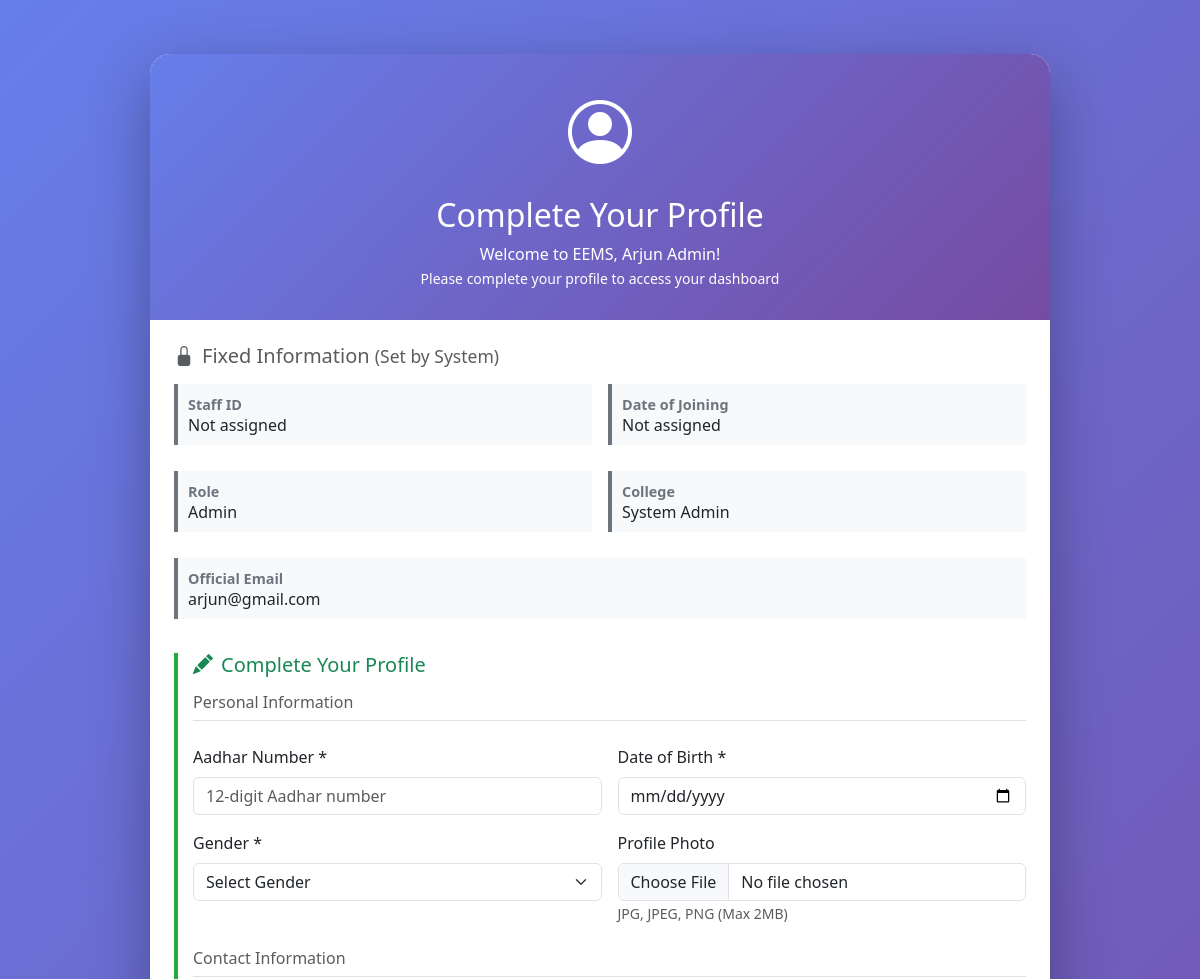
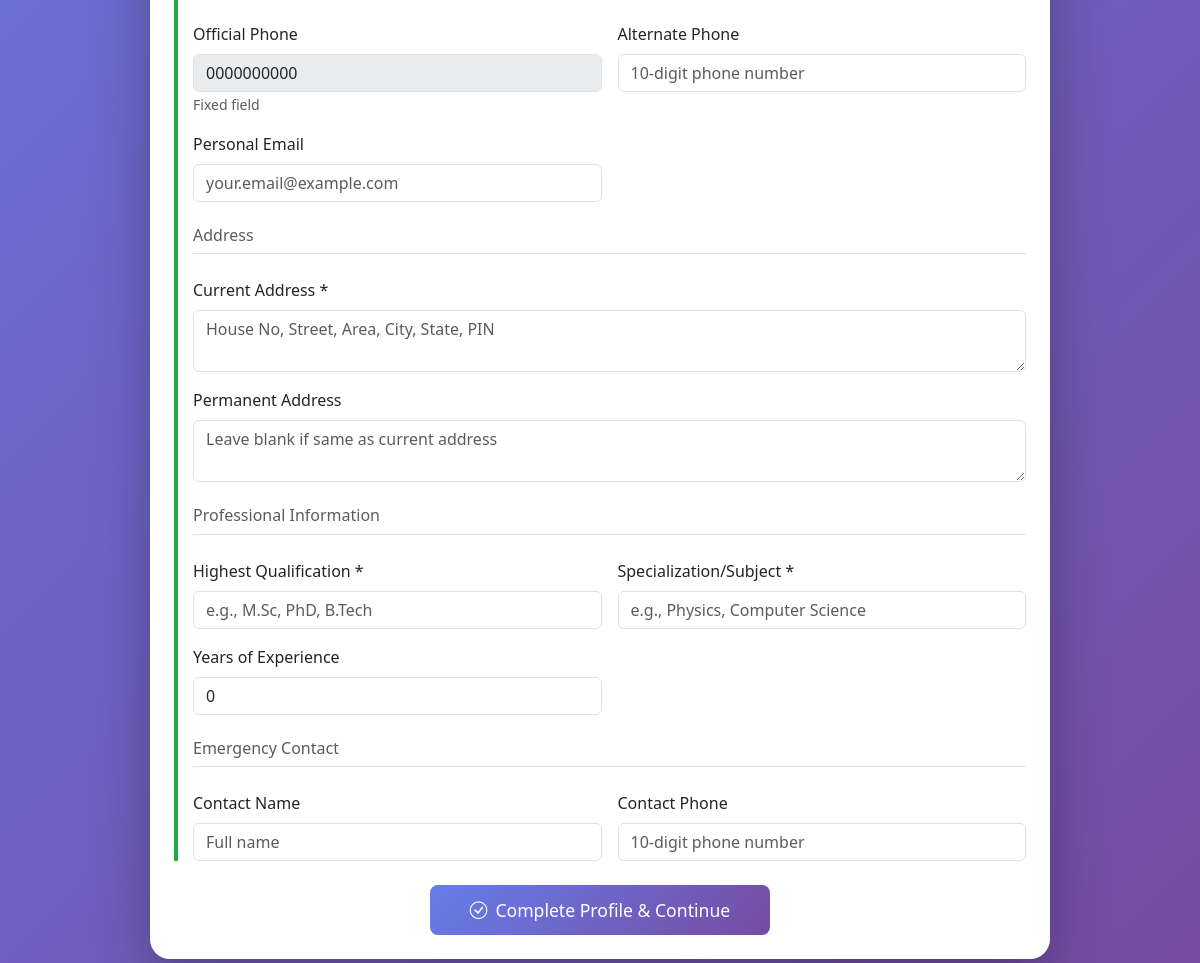
The page /my_profile.php (signed in) on the database its author committed (2 pictures, top to bottom).
### tables this page shows
CREATE TABLE `users` (
  `id` int(11) NOT NULL AUTO_INCREMENT,
  `name` varchar(255) NOT NULL,
  `gender` enum('male','female','other') DEFAULT NULL,
  `date_of_birth` date DEFAULT NULL,
  `post` enum('admin','principal','vice_principal','hod','teacher','faculty') NOT NULL,
  `designation` varchar(255) DEFAULT NULL,
  `college_name` varchar(255) NOT NULL,
  `college_id` int(11) DEFAULT NULL,
  `department_id` int(11) DEFAULT NULL,
  `department` varchar(100) DEFAULT NULL,
  `qualification` varchar(255) DEFAULT NULL,
  `experience` int(11) DEFAULT 0,
  `phone` varchar(20) NOT NULL,
  `employee_id` varchar(50) DEFAULT NULL,
  `email` varchar(255) NOT NULL,
  `profile_photo` varchar(500) DEFAULT NULL,
  `password` varchar(255) DEFAULT NULL,
  `status` enum('pending','verified','rejected') NOT NULL DEFAULT 'pending',
  `is_active` tinyint(1) DEFAULT 1,
  `created_at` timestamp NOT NULL DEFAULT current_timestamp(),
  `last_login` timestamp NULL DEFAULT NULL,
  `expertise_area` text DEFAULT NULL COMMENT 'JSON array',
  `latitude` decimal(10,8) DEFAULT NULL,
  `longitude` decimal(11,8) DEFAULT NULL,
  `last_profile_update` timestamp NULL DEFAULT NULL,
  `profile_completion` int(11) DEFAULT 0 COMMENT 'Percentage',
  `avg_rating` decimal(3,2) DEFAULT NULL,
  `rating_count` int(11) DEFAULT 0,
  `onboarding_completed_at` timestamp NULL DEFAULT NULL,
  `onboarding_step` int(11) DEFAULT 0,
  `profile_data` text DEFAULT NULL COMMENT 'JSON data for teacher profile',
  `address` text DEFAULT NULL COMMENT 'User residential address',
  `profile_completed` tinyint(1) DEFAULT 0 COMMENT 'Whether teacher completed onboarding',
  `raw_password` varchar(255) DEFAULT 'Welcome@123' COMMENT 'Plain text password for admin reference',
  `verified_by` int(11) DEFAULT NULL COMMENT 'User ID who verified this account',
  `staff_id` varchar(50) DEFAULT NULL COMMENT 'Unique staff ID (fixed)',
  `date_of_joining` date DEFAULT NULL COMMENT 'Joining date (fixed)',
  `personal_email` varchar(255) DEFAULT NULL COMMENT 'Personal email (editable)',
  `alternate_phone` varchar(20) DEFAULT NULL COMMENT 'Alternate phone (editable)',
  `current_address` text DEFAULT NULL COMMENT 'Current address (editable)',
  `permanent_address` text DEFAULT NULL COMMENT 'Permanent address (editable)',
  `aadhar_number` varchar(12) DEFAULT NULL COMMENT 'Aadhar number',
  `specialization` varchar(255) DEFAULT NULL COMMENT 'Specialization/Subject',
  `experience_years` int(11) DEFAULT 0 COMMENT 'Years of experience',
  `emergency_contact_name` varchar(255) DEFAULT NULL COMMENT 'Emergency contact name',
  `emergency_contact_phone` varchar(20) DEFAULT NULL COMMENT 'Emergency contact phone',
  PRIMARY KEY (`id`),
  UNIQUE KEY `email` (`email`),
  KEY `idx_college_id` (`college_id`),
  KEY `idx_verified_by` (`verified_by`),
  KEY `idx_staff_id` (`staff_id`),
  KEY `idx_users_college` (`college_id`),
  KEY `idx_users_dept` (`department_id`),
  KEY `idx_users_role` (`post`),
  CONSTRAINT `fk_user_college` FOREIGN KEY (`college_id`) REFERENCES `colleges` (`id`) ON DELETE SET NULL,
  CONSTRAINT `fk_users_college` FOREIGN KEY (`college_id`) REFERENCES `colleges` (`id`) ON DELETE SET NULL,
  CONSTRAINT `fk_users_dept` FOREIGN KEY (`department_id`) REFERENCES `departments` (`id`) ON DELETE SET NULL
);

### my_profile.php (the view, shortened to what this page needs)
<?php
require_once __DIR__ . '/config/db.php';
$currentUserId = $_SESSION['user_id'];
$userStmt = $pdo->prepare("
    SELECT
        name, email, phone, post, college_name, college_id,
        staff_id, date_of_joining,
        profile_completed, verified_by,
        personal_email, alternate_phone, current_address, permanent_address,
        aadhar_number, date_of_birth, gender,
        qualification, specialization, experience_years,
        emergency_contact_name, emergency_contact_phone,
        profile_photo
    FROM users
    WHERE id = ?
");
$userStmt->execute([$currentUserId]);
$user = $userStmt->fetch(PDO::FETCH_ASSOC);
$verifierName = 'System';
?>
<!DOCTYPE html>
<html lang="en">
<head>
    <link href="https://cdn.jsdelivr.net/npm/bootstrap@5.3.0/dist/css/bootstrap.min.css" rel="stylesheet">
    <link href="https://cdn.jsdelivr.net/npm/bootstrap-icons@1.11.1/font/bootstrap-icons.css" rel="stylesheet">
</head>
<body>
    <div class="container py-4">
        <div class="profile-card">
            <div class="profile-header text-center">
                <i class="bi bi-person-circle" style="font-size: 4rem;"></i>
                <h2 class="mt-3">Complete Your Profile</h2>
                <p class="mb-0">Welcome to EEMS, <?= htmlspecialchars($user['name']) ?>!</p>
                <small>Please complete your profile to access your dashboard</small>
            </div>
            <div class="p-4">
                <div class="mb-4">
                    <h5 class="text-muted mb-3">
                        <i class="bi bi-lock-fill me-2"></i>Fixed Information
                        <small class="text-muted">(Set by <?= htmlspecialchars($verifierName) ?>)</small>
                    </h5>
                    <div class="row g-3">
                        <div class="col-md-6">
                            <div class="fixed-field">
                                <div class="fixed-field-label">Staff ID</div>
                                <div class="h6 mb-0"><?= htmlspecialchars($user['staff_id'] ?? 'Not assigned') ?></div>
                            </div>
                        </div>
                        <div class="col-md-6">
                            <div class="fixed-field">
                                <div class="fixed-field-label">Date of Joining</div>
                                <div class="h6 mb-0"><?= $user['date_of_joining'] ? date('d M, Y', strtotime($user['date_of_joining'])) : 'Not assigned' ?></div>
                            </div>
                        </div>
                        <div class="col-md-6">
                            <div class="fixed-field">
                                <div class="fixed-field-label">Role</div>
                                <div class="h6 mb-0"><?= htmlspecialchars(ucwords(str_replace('_', ' ', $user['post']))) ?></div>
                            </div>
                        </div>
                        <div class="col-md-6">
                            <div class="fixed-field">
                                <div class="fixed-field-label">College</div>
                                <div class="h6 mb-0"><?= htmlspecialchars($user['college_name']) ?></div>
                            </div>
                        </div>
                        <div class="col-12">
                            <div class="fixed-field">
                                <div class="fixed-field-label">Official Email</div>
                                <div class="h6 mb-0"><?= htmlspecialchars($user['email']) ?></div>
                            </div>
                        </div>
                    </div>
                </div>
                <form method="POST" enctype="multipart/form-data">
                    <div class="editable-section">
                        <h5 class="text-success mb-3">
                            <i class="bi bi-pencil-fill me-2"></i>Complete Your Profile
                        </h5>
                        <div class="row g-3">
                            <div class="col-12">
                                <h6 class="text-muted border-bottom pb-2">Personal Information</h6>
                            </div>
                            <div class="col-md-6">
                                <label class="form-label">Aadhar Number *</label>
                                <input type="text" class="form-control" name="aadhar_number"
                                       pattern="\d{12}" maxlength="12" required
                                       value="<?= htmlspecialchars($user['aadhar_number'] ?? '') ?>"
                                       placeholder="12-digit Aadhar number">
                            </div>
                            <div class="col-md-6">
                                <label class="form-label">Date of Birth *</label>
                                <input type="date" class="form-control" name="date_of_birth" required
                                       value="<?= htmlspecialchars($user['date_of_birth'] ?? '') ?>"
                                       max="<?= date('Y-m-d', strtotime('-18 years')) ?>">
                            </div>
                            <div class="col-md-6">
                                <label class="form-label">Gender *</label>
                                <select class="form-select" name="gender" required>
                                    <option value="">Select Gender</option>
                                </select>
                            </div>
                            <div class="col-md-6">
                                <label class="form-label">Profile Photo</label>
                                <input type="file" class="form-control" name="profile_photo" accept="image/jpeg,image/jpg,image/png">
                                <small class="text-muted">JPG, JPEG, PNG (Max 2MB)</small>
                            </div>
                            <div class="col-12 mt-4">
                                <h6 class="text-muted border-bottom pb-2">Contact Information</h6>
                            </div>
                            <div class="col-md-6">
                                <label class="form-label">Official Phone</label>
                                <input type="text" class="form-control" value="<?= htmlspecialchars($user['phone'] ?? '') ?>" readonly disabled>
                                <small class="text-muted">Fixed field</small>
                            </div>
                            <div class="col-md-6">
                                <label class="form-label">Alternate Phone</label>
                                <input type="text" class="form-control" name="alternate_phone"
                                       pattern="\d{10}" maxlength="10"
                                       value="<?= htmlspecialchars($user['alternate_phone'] ?? '') ?>"
                                       placeholder="10-digit phone number">
                            </div>
                            <div class="col-md-6">
                                <label class="form-label">Personal Email</label>
                                <input type="email" class="form-control" name="personal_email"
                                       value="<?= htmlspecialchars($user['personal_email'] ?? '') ?>"
                                       placeholder="your.email@example.com">
                            </div>
                            <div class="col-12 mt-4">
                                <h6 class="text-muted border-bottom pb-2">Address</h6>
                            </div>
                            <div class="col-12">
                                <label class="form-label">Current Address *</label>
                                <textarea class="form-control" name="current_address" rows="2" required
                                          placeholder="House No, Street, Area, City, State, PIN"><?= htmlspecialchars($user['current_address'] ?? '') ?></textarea>
                            </div>
                            <div class="col-12">
                                <label class="form-label">Permanent Address</label>
                                <textarea class="form-control" name="permanent_address" rows="2"
                                          placeholder="Leave blank if same as current address"><?= htmlspecialchars($user['permanent_address'] ?? '') ?></textarea>
                            </div>
                            <div class="col-12 mt-4">
                                <h6 class="text-muted border-bottom pb-2">Professional Information</h6>
                            </div>
                            <div class="col-md-6">
                                <label class="form-label">Highest Qualification *</label>
                                <input type="text" class="form-control" name="qualification" required
                                       value="<?= htmlspecialchars($user['qualification'] ?? '') ?>"
                                       placeholder="e.g., M.Sc, PhD, B.Tech">
                            </div>
                            <div class="col-md-6">
                                <label class="form-label">Specialization/Subject *</label>
                                <input type="text" class="form-control" name="specialization" required
                                       value="<?= htmlspecialchars($user['specialization'] ?? '') ?>"
                                       placeholder="e.g., Physics, Computer Science">
                            </div>
                            <div class="col-md-6">
                                <label class="form-label">Years of Experience</label>
                                <input type="number" class="form-control" name="experience_years" min="0" max="50"
                                       value="<?= (int)($user['experience_years'] ?? 0) ?>"
                                       placeholder="Total years of experience">
                            </div>
                            <div class="col-12 mt-4">
                                <h6 class="text-muted border-bottom pb-2">Emergency Contact</h6>
                            </div>
                            <div class="col-md-6">
                                <label class="form-label">Contact Name</label>
                                <input type="text" class="form-control" name="emergency_contact_name"
                                       value="<?= htmlspecialchars($user['emergency_contact_name'] ?? '') ?>"
                                       placeholder="Full name">
                            </div>
                            <div class="col-md-6">
                                <label class="form-label">Contact Phone</label>
                                <input type="text" class="form-control" name="emergency_contact_phone"
                                       pattern="\d{10}" maxlength="10"
                                       value="<?= htmlspecialchars($user['emergency_contact_phone'] ?? '') ?>"
                                       placeholder="10-digit phone number">
                            </div>
                        </div>
                    </div>
                    <div class="text-center mt-4">
                        <button type="submit" class="btn btn-primary btn-complete btn-lg">
                            <i class="bi bi-check-circle me-2"></i>Complete Profile & Continue
                        </button>
                    </div>
                </form>
            </div>
        </div>
    </div>
</body>
</html>

### my_profile.php (style rules this page uses)
body { background: linear-gradient(135deg, #667eea 0%, #764ba2 100%); min-height: 100vh; font-family: 'Segoe UI', Tahoma, Geneva, Verdana, sans-serif; }
.profile-card { background: white; border-radius: 20px; box-shadow: 0 20px 60px rgba(0,0,0,0.3); max-width: 900px; margin: 30px auto; }
.profile-header { background: linear-gradient(135deg, #667eea 0%, #764ba2 100%); color: white; padding: 30px; border-radius: 20px 20px 0 0; }
.fixed-field { background-color: #f8f9fa; border-left: 4px solid #6c757d; padding: 10px; margin-bottom: 10px; }
.fixed-field-label { font-weight: 600; color: #6c757d; font-size: 0.9rem; }
.editable-section { border-left: 4px solid #28a745; padding-left: 15px; margin-bottom: 20px; }
.btn-complete { background: linear-gradient(135deg, #667eea 0%, #764ba2 100%); border: none; padding: 12px 40px; font-size: 1.1rem; }

### rows shown on the page
users: name "Arjun Admin", staff "Not assigned", post "Admin", college_name "System Admin", email "arjun@gmail.com", phone "0000000000", experience_years "0"

### other values the page prints
$verifierName "System"
